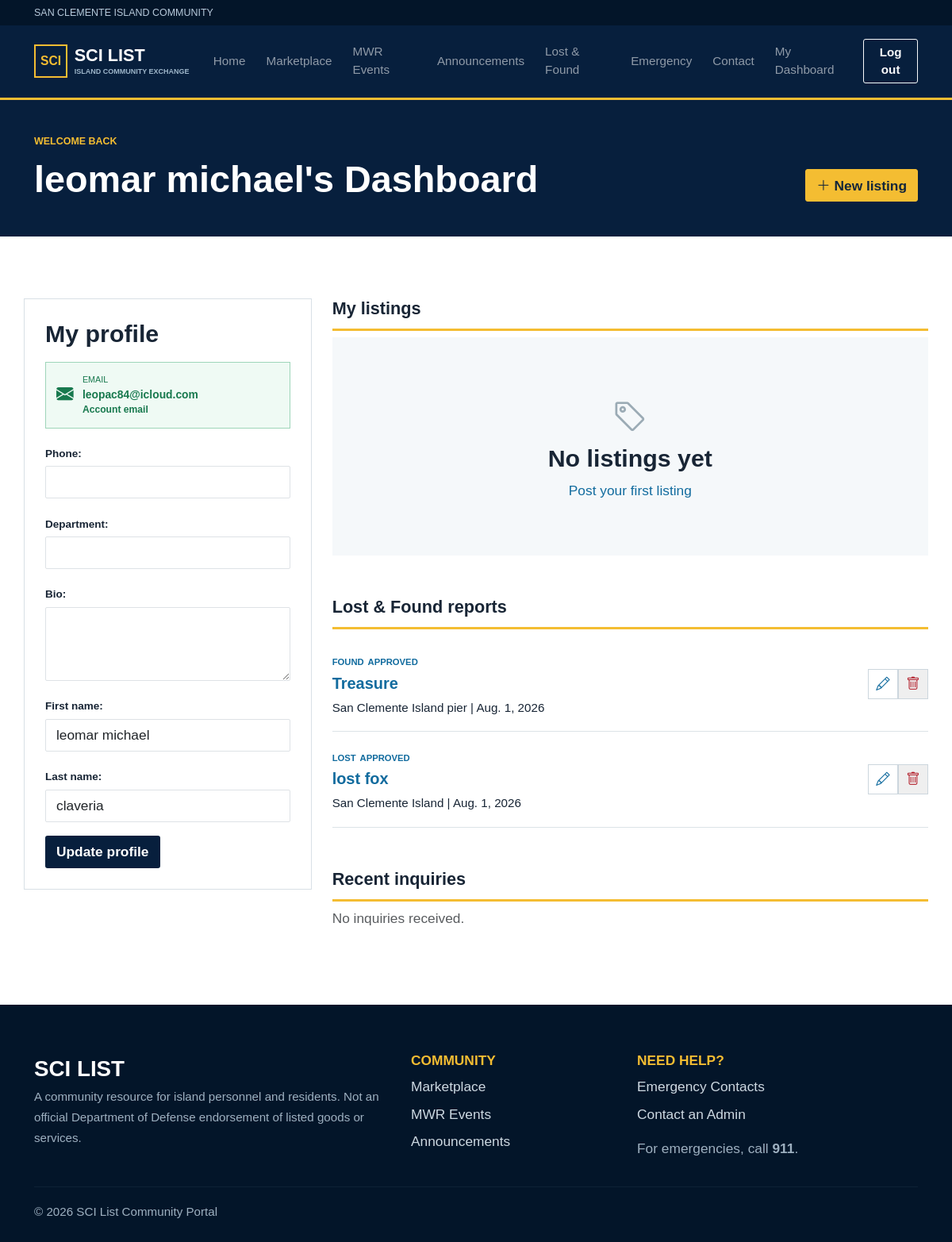
Page /dashboard/ (signed in) on the earlier database version.
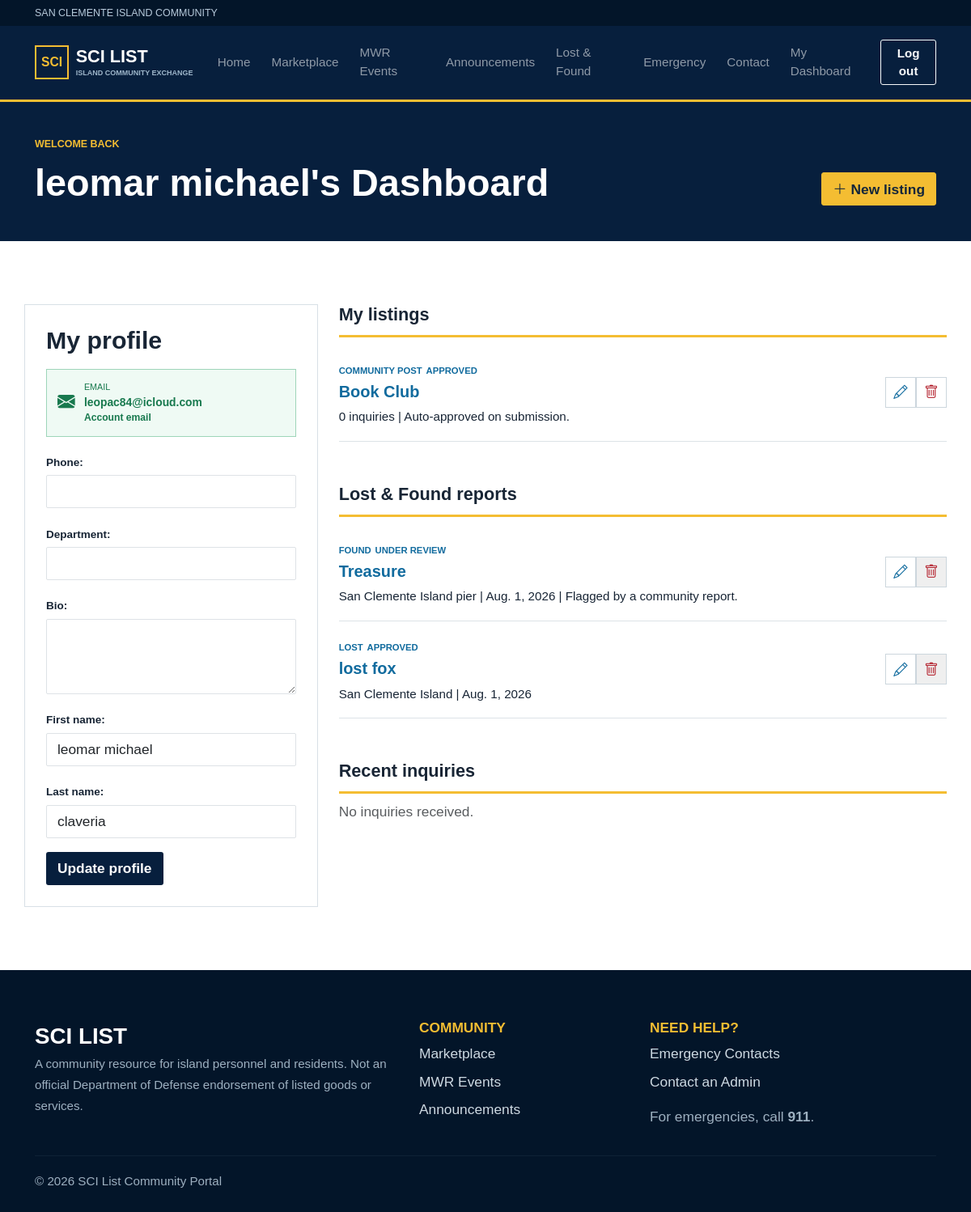
Same page on the later database version.
### community/models.py (models this page shows, shortened)
class LostFound(models.Model):
    CONTACT_METHODS = [("phone", "Phone"), ("email", "Email")]
    MODERATION_STATUS_CHOICES = Listing.MODERATION_STATUS_CHOICES
    user = models.ForeignKey(User, on_delete=models.CASCADE)
    kind = models.CharField(max_length=10, choices=[("Lost", "Lost"), ("Found", "Found")])
    item = models.CharField(max_length=140)
    description = models.TextField()
    location = models.CharField(max_length=120)
    date = models.DateField()
    contact_name = models.CharField(max_length=100, blank=True)
    contact_method = models.CharField(max_length=10, choices=CONTACT_METHODS, default="phone")
    contact_phone = models.CharField(max_length=30, blank=True)
    contact_email = models.EmailField(blank=True)
    image_1 = models.ImageField(upload_to="lost_found/", blank=True)
    image_2 = models.ImageField(upload_to="lost_found/", blank=True)
    resolved = models.BooleanField(default=False)
    moderation_status = models.CharField(max_length=20, choices=MODERATION_STATUS_CHOICES, default="pending")
    moderation_notes = models.CharField(max_length=255, blank=True)
    created_at = models.DateTimeField(auto_now_add=True)
    class Meta: ordering = ["-created_at"]

class Listing(models.Model):
    MODERATION_STATUS_CHOICES = [
        ("pending", "Pending review"),
        ("approved", "Approved"),
        ("rejected", "Rejected"),
    ]
    CATEGORIES = [
        ("Free", "Free Stuff"),
        ("For Sale", "For Sale"),
        ("Volunteer Service", "Volunteer Service"),
        ("Community Post", "Community Post"),
    ]
    CONDITIONS = [(x, x) for x in ["New", "Like New", "Good", "Fair"]]
    seller = models.ForeignKey(User, on_delete=models.CASCADE, related_name="listings")
    title = models.CharField(max_length=140)
    description = models.TextField()
    price = models.DecimalField(max_digits=10, decimal_places=2)
    category = models.CharField(max_length=30, choices=CATEGORIES)
    condition = models.CharField(max_length=20, choices=CONDITIONS)
    location = models.CharField(max_length=120, default="San Clemente Island")
    contact_email = models.EmailField()
    contact_phone = models.CharField(max_length=30)
    image = models.ImageField(upload_to="listings/", blank=True)
    is_sold = models.BooleanField(default=False)
    moderation_status = models.CharField(max_length=20, choices=MODERATION_STATUS_CHOICES, default="pending")
    moderation_notes = models.CharField(max_length=255, blank=True)
    deleted_at = models.DateTimeField(null=True, blank=True, editable=False)
    created_at = models.DateTimeField(auto_now_add=True)
    updated_at = models.DateTimeField(auto_now=True)
    objects = ActiveListingManager()
    all_objects = models.Manager()
    class Meta: ordering = ["-created_at"]
    def get_absolute_url(self): return reverse("listing_detail", args=[self.pk])

### community/views.py (the view)
@login_required
def dashboard(request):
    profile, _ = Profile.objects.get_or_create(user=request.user)
    has_phone = bool((profile.phone or "").strip())
    can_post_listing = True
    form = ProfileForm(request.POST or None, instance=profile)
    if request.method == "POST" and form.is_valid(): form.save(); messages.success(request, "Profile updated."); return redirect("dashboard")
    report_queryset = LostFound.objects.all() if (request.user.is_staff or request.user.is_superuser) else LostFound.objects.filter(user=request.user)
    return render(request, "community/dashboard.html", {
        "profile": profile,
        "has_phone": has_phone,
        "can_post_listing": can_post_listing,
        "phone_code_sent": bool(profile.phone_verification_sent_at),
        "profile_form": form,
        "listings": request.user.listings.all(),
        "inquiries": sum((list(x.messages.all()) for x in request.user.listings.all()), []),
        "lost_found_reports": report_queryset,
    })

### community/forms.py (shortened to what this page needs)
class ProfileForm(BootstrapMixin, forms.ModelForm):
    first_name = forms.CharField(max_length=150, required=False, label="First name")
    last_name = forms.CharField(max_length=150, required=False, label="Last name")
    class Meta: model = Profile; fields = ["phone", "department", "bio"]; widgets = {"bio": forms.Textarea(attrs={"rows": 3})}
    def __init__(self, *args, **kwargs):
        super().__init__(*args, **kwargs)
        if self.instance.pk:
            self.fields["first_name"].initial = self.instance.user.first_name
            self.fields["last_name"].initial = self.instance.user.last_name
        self.apply_styles()
        self.fields["phone"].widget.attrs.update({"inputmode": "tel", "autocomplete": "tel", "data-phone-input": ""})
        if self.instance.pk and self.instance.phone:
            try:
                self.initial["phone"] = normalize_phone(self.instance.phone)
            except forms.ValidationError:
                pass

### community/models.py (called while the page is built)
    def get_queryset(self):
        return super().get_queryset().filter(deleted_at__isnull=True)

### templates/community/dashboard.html
{% extends 'base.html' %}
{% block content %}
<div class="page-head compact"><div class="container d-flex justify-content-between align-items-end"><div><p class="eyebrow">WELCOME BACK</p><h1>{{ user.first_name|default:user.username }}'s Dashboard</h1></div><a class="btn btn-gold" href="{% url 'listing_create' %}"><i class="bi bi-plus-lg"></i> New listing</a></div></div>
<div class="container section"><div class="row g-4">
<aside class="col-lg-4"><form method="post" class="form-panel">{% csrf_token %}<h3>My profile</h3>
<div class="verification-status verified"><i class="bi bi-envelope-fill"></i><div><small>EMAIL</small><strong>{{ user.email }}</strong><span>Account email</span></div></div>
{{ profile_form.as_p }}<button class="btn btn-navy">Update profile</button></form></aside>
<div class="col-lg-8"><h2 class="subhead">My listings</h2>
{% for listing in listings %}<div class="dashboard-row"><div><span class="tag">{{ listing.category }}</span> <span class="tag">{% if listing.moderation_status == 'pending' %}Under review{% else %}{{ listing.get_moderation_status_display }}{% endif %}</span><h3><a href="{{ listing.get_absolute_url }}">{{ listing.title }}</a></h3><small>{% if listing.category != 'Community Post' and listing.category != 'Volunteer Service' %}${{ listing.price }} | {% endif %}{{ listing.messages.count }} inquir{{ listing.messages.count|pluralize:'y,ies' }}{% if listing.moderation_notes %} | {{ listing.moderation_notes }}{% endif %}</small></div><div><a class="icon-btn" title="Edit" href="{% url 'listing_edit' listing.pk %}"><i class="bi bi-pencil"></i></a><a class="icon-btn danger" title="Delete" href="{% url 'listing_delete' listing.pk %}"><i class="bi bi-trash"></i></a></div></div>{% empty %}<div class="empty-state"><i class="bi bi-tag"></i><h3>No listings yet</h3><a href="{% url 'listing_create' %}">Post your first listing</a></div>{% endfor %}
<h2 class="subhead mt-5">Lost &amp; Found reports</h2>{% for report in lost_found_reports %}<div class="dashboard-row"><div><span class="tag">{{ report.kind }}</span> <span class="tag">{% if report.moderation_status == 'pending' %}Under review{% else %}{{ report.get_moderation_status_display }}{% endif %}</span><h3><a href="{% url 'lost_found' %}">{{ report.item }}</a></h3><small>{{ report.location }} | {{ report.date }}{% if report.moderation_notes %} | {{ report.moderation_notes }}{% endif %}</small></div><div>{% if user == report.user or user.is_staff or user.is_superuser %}<a class="icon-btn" title="Edit" href="{% url 'lost_found_edit' report.pk %}"><i class="bi bi-pencil"></i></a><form method="post" action="{% url 'lost_found_delete' report.pk %}" class="d-inline" onsubmit="return confirm('Delete this report?');">{% csrf_token %}<button type="submit" class="icon-btn danger" title="Delete"><i class="bi bi-trash"></i></button></form>{% endif %}</div></div>{% empty %}<p class="text-muted">No Lost &amp; Found reports yet.</p>{% endfor %}
<h2 class="subhead mt-5">Recent inquiries</h2>{% for inquiry in inquiries %}<div class="inquiry"><strong>{{ inquiry.sender_name }}</strong> about <a href="{{ inquiry.listing.get_absolute_url }}">{{ inquiry.listing.title }}</a><p>{{ inquiry.message }}</p><a href="mailto:{{ inquiry.sender_email }}">{{ inquiry.sender_email }}</a></div>{% empty %}<p class="text-muted">No inquiries received.</p>{% endfor %}</div>
</div></div>
{% endblock %}

Differences in the rows shown:
added Listing: category "COMMUNITY POST", moderation_status "APPROVED", title "Book Club", messages.count "0", moderation_notes "Auto-approved on submission."
changed LostFound "Treasure": moderation_notes (not shown) → "Flagged by a community report."; moderation_status "APPROVED" → (not shown)
Other differences:
text no longer shown: "No listings yet Post your first listing"
